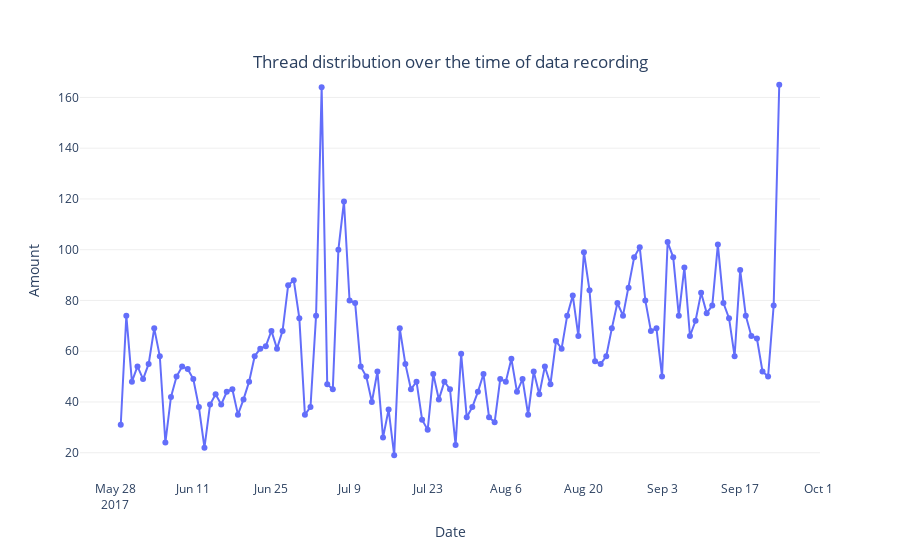

The code cell stored with this chart in its notebook:
### Code cell
#plot the time series
fig = px.line(output_grouped[:-1], x=output_grouped.index[:-1], y='thread_status', markers=True)

fig.update_layout(plot_bgcolor="white", 
                  title={
                    'text': "Thread distribution over the time of data recording", 
                    'y':0.9,
                    'x':0.5,
                    'xanchor': 'center',
                    'yanchor': 'top'},
                    hovermode="x unified",
                  )

fig.update_yaxes(showgrid=True, gridwidth=1, gridcolor='#efefef', zeroline=True, title='Amount')
fig.update_xaxes(title='Date')
fig.show()

### Figure 1 — Plotly figure (JSON) as saved in the notebook; plotly's stock layout.template omitted (floating-point values rounded to 4 significant figures)
{"data": [{"hovertemplate": "x=%{x}<br>thread_status=%{y}<extra></extra>", "legendgroup": "", "line": {"color": "#636efa", "dash": "solid"}, "marker": {"symbol": "circle"}, "mode": "lines+markers", "name": "", "orientation": "v", "showlegend": false, "type": "scatter", "x": ["2017-05-29", "2017-05-30", "2017-05-31", "2017-06-01", "2017-06-02", "2017-06-03", "2017-06-04", "2017-06-05", "2017-06-06", "2017-06-07", "2017-06-08", "2017-06-09", "2017-06-10", "2017-06-11", "2017-06-12", "2017-06-13", "2017-06-14", "2017-06-15", "2017-06-16", "2017-06-17", "2017-06-18", "2017-06-19", "2017-06-20", "2017-06-21", "2017-06-22", "2017-06-23", "2017-06-24", "2017-06-25", "2017-06-26", "2017-06-27", "2017-06-28", "2017-06-29", "2017-06-30", "2017-07-01", "2017-07-02", "2017-07-03", "2017-07-04", "2017-07-05", "2017-07-06", "2017-07-07", "2017-07-08", "2017-07-09", "2017-07-10", "2017-07-11", "2017-07-12", "2017-07-13", "2017-07-14", "2017-07-15", "2017-07-16", "2017-07-17", "2017-07-18", "2017-07-19", "2017-07-20", "2017-07-21", "2017-07-22", "2017-07-23", "2017-07-24", "2017-07-25", "2017-07-26", "2017-07-27", "2017-07-28", "2017-07-29", "2017-07-30", "2017-07-31", "2017-08-01", "2017-08-02", "2017-08-03", "2017-08-04", "2017-08-05", "2017-08-06", "2017-08-07", "2017-08-08", "2017-08-09", "2017-08-10", "2017-08-11", "2017-08-12", "2017-08-13", "2017-08-14", "2017-08-15", "2017-08-16", "2017-08-17", "2017-08-18", "2017-08-19", "2017-08-20", "2017-08-21", "2017-08-22", "2017-08-23", "2017-08-24", "2017-08-25", "2017-08-26", "2017-08-27", "2017-08-28", "2017-08-29", "2017-08-30", "2017-08-31", "2017-09-01", "2017-09-02", "2017-09-03", "2017-09-04", "2017-09-05", "2017-09-06", "2017-09-07", "2017-09-08", "2017-09-09", "2017-09-10", "2017-09-11", "2017-09-12", "2017-09-13", "2017-09-14", "2017-09-15", "2017-09-16", "2017-09-17", "2017-09-18", "2017-09-19", "2017-09-20", "2017-09-21", "2017-09-22", "2017-09-23", "2017-09-24"], "xaxis": "x", "y": [31, 74, 48, 54, 49, 55, 69, 58, 24, 42, 50, 54, 53, 49, 38, 22, 39, 43, 39, 44, 45, 35, 41, 48, 58, 61, 62, 68, 61, 68, 86, 88, 73, 35, 38, 74, 164, 47, 45, 100, 119, 80, 79, 54, 50, 40, 52, 26, 37, 19, 69, 55, 45, 48, 33, 29, 51, 41, 48, 45, 23, 59, 34, 38, 44, 51, 34, 32, 49, 48, 57, 44, 49, 35, 52, 43, 54, 47, 64, 61, 74, 82, 66, 99, 84, 56, 55, 58, 69, 79, 74, 85, 97, 101, 80, 68, 69, 50, 103, 97, 74, 93, 66, 72, 83, 75, 78, 102, 79, 73, 58, 92, 74, 66, 65, 52, 50, 78, 165], "yaxis": "y"}], "layout": {"autosize": true, "hovermode": "x unified", "legend": {"tracegroupgap": 0}, "margin": {"t": 60}, "plot_bgcolor": "white", "title": {"text": "Thread distribution over the time of data recording", "x": 0.5, "xanchor": "center", "y": 0.9, "yanchor": "top"}, "xaxis": {"anchor": "y", "autorange": true, "domain": [0, 1], "range": ["2017-05-21 17:09:14.5859", "2017-10-01 06:50:45.4141"], "title": {"text": "Date"}, "type": "date"}, "yaxis": {"anchor": "x", "autorange": true, "domain": [0, 1], "gridcolor": "#efefef", "gridwidth": 1, "range": [7.696, 176.3], "showgrid": true, "title": {"text": "Amount"}, "type": "linear", "zeroline": true}}}
